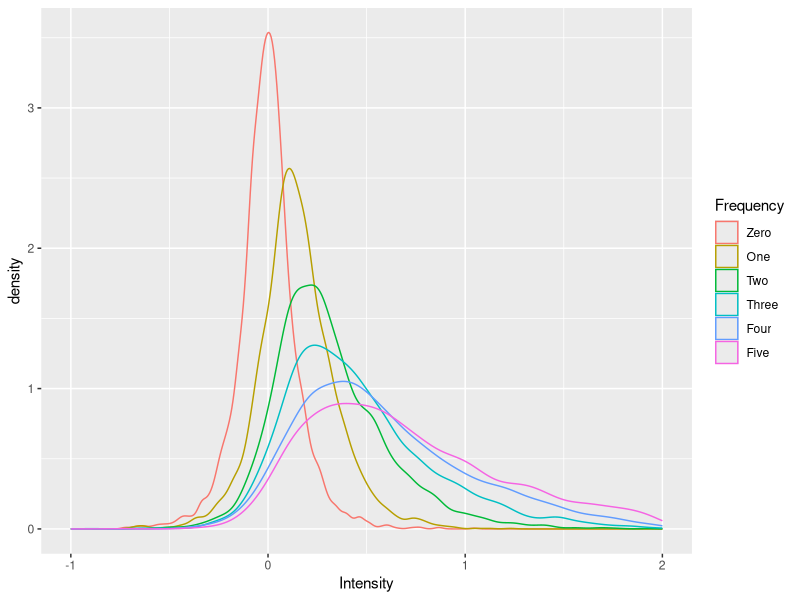

This figure's R source:
## ---- chunk 1
library(tidyverse)
set.seed(30)

# Activation function (borrowed from Matt) for a single probe (i.e. a probe vector)

get_activations_3 <- function(probe, mem) {
  
  as.numeric(((probe %*% t(mem)) / rowSums(t((probe == 0) * t(mem == 0)) == 0))^3)
}

# Item generation function (borrowed from Matt)

generate_item <- function(item_size=20,prob=c(1/3,1/3,1/3)){
  item <- sample(c(1,0,-1),
           size = item_size,
           replace = TRUE,
           prob = prob)
  return(item)
}

# Item matrix (original, before applying learning rate) function

gen_item_matrix <- function(matrix_size = 20, item_size = 20, prob = c(1/3, 1/3, 1/3)) {
  item_matrix <- t(replicate(n = matrix_size, generate_item()))
  return(item_matrix)
}

# Form secondary memory -- create encoded matrix (i.e. apply learning rate) and input varying frequencies of items

gen_secondary_mem <- function(item_matrix, l_value = .5, max_num_of_copies = 5) {
  learning_matrix <- replicate(n = ncol(item_matrix), sample(c(0,1), size = nrow(item_matrix), prob = c(1 - l_value, l_value), replace = TRUE))
  encoded_matrix <- item_matrix * learning_matrix
  
  freq_multiplier <- c()
  for (i in 1:max_num_of_copies) {
    current_multiplier <- rep(i, nrow(encoded_matrix)/max_num_of_copies)
    freq_multiplier <- c(freq_multiplier, current_multiplier)
  }
  secondary_memory <- c()
  for(i in 1:nrow(encoded_matrix)) {
    current_rows <- matrix(encoded_matrix[i , ], nrow = freq_multiplier[i], ncol = ncol(encoded_matrix), byrow = TRUE)
    secondary_memory <- rbind(secondary_memory, current_rows)
  }
 return(secondary_memory)
}

# Form probe matrix i.e. item_matrix + 4 more random items

gen_probes <- function(item_matrix, max_num_of_copies = 5) {
  random_items <- t(replicate(n = nrow(item_matrix)/max_num_of_copies, generate_item()))
  probe_matrix <- rbind(random_items, item_matrix)
  return(probe_matrix)
}

# Calculate activations for multiple probes

calc_activs_for_mult_probes <- function(probe_matrix, secondary_memory) {
  activations_matrix <- c()
  for(i in 1:nrow(probe_matrix)) {
    current_activs <- get_activations_3(probe_matrix[i, ], secondary_memory)
    activations_matrix <- rbind(activations_matrix, current_activs)
  }
  return(activations_matrix)
}

# Convert activations matrix to transformed intensity matrix ready for plotting

convert_to_intensity_mat <- function(activations_matrix, max_num_of_copies = 5) {
  intensity_vector <- rowSums(activations_matrix)
  intensity_matrix <- matrix(intensity_vector, nrow = max_num_of_copies + 1, ncol = nrow(activations_matrix)/(max_num_of_copies+1), byrow = TRUE)
  return(intensity_matrix)
}
## ---- chunk 2
item_mat <- gen_item_matrix()
sec_mem <- gen_secondary_mem(item_mat)
probe_mat <- gen_probes(item_mat)
activ_mat <- calc_activs_for_mult_probes(probe_mat, sec_mem)
int_mat <- convert_to_intensity_mat(activ_mat)
## ---- chunk 3
# Overall simulation function

sim_intensity_once <- function(matrix_size = 20, item_size = 20, prob = c(1/3, 1/3, 1/3), l_value = .5, max_num_of_copies = 5) {
  item_matrix <- gen_item_matrix()
  secondary_memory <- gen_secondary_mem(item_matrix)
  probe_matrix <- gen_probes(item_matrix)
  activations_matrix <- calc_activs_for_mult_probes(probe_matrix, secondary_memory)
  intensity_matrix <- convert_to_intensity_mat(activations_matrix)
  return(intensity_matrix)
}

sim_intensity_multiple <- function(n_of_sim, matrix_size = 20, item_size = 20, prob = c(1/3, 1/3, 1/3), l_value = .5, max_num_of_copies = 5) {
  raw_intensity_matrix <- c()
  for(i in 1:n_of_sim) {
    temp_intensity <- sim_intensity_once()
    raw_intensity_matrix <- cbind(raw_intensity_matrix, temp_intensity)
  }
  row_names <- as.data.frame(c("Zero", "One", "Two", "Three", "Four", "Five"))
  names(row_names) <- "Frequency"
  intensity_df <- bind_cols(row_names, data.frame(raw_intensity_matrix)) %>%
      pivot_longer(!Frequency, names_to = "Drop", values_to = "Intensity") %>% select("Frequency", "Intensity")
  return(intensity_df)
}
## ---- chunk 4

df_intensity <- sim_intensity_multiple(1000)
df_intensity$Frequency <- factor(df_intensity$Frequency, levels = c("Zero", "One", "Two", "Three", "Four", "Five"))
ggplot(df_intensity, aes(x = Intensity, color = Frequency)) + geom_density(show.legend = TRUE) + xlim(-1, 2)
